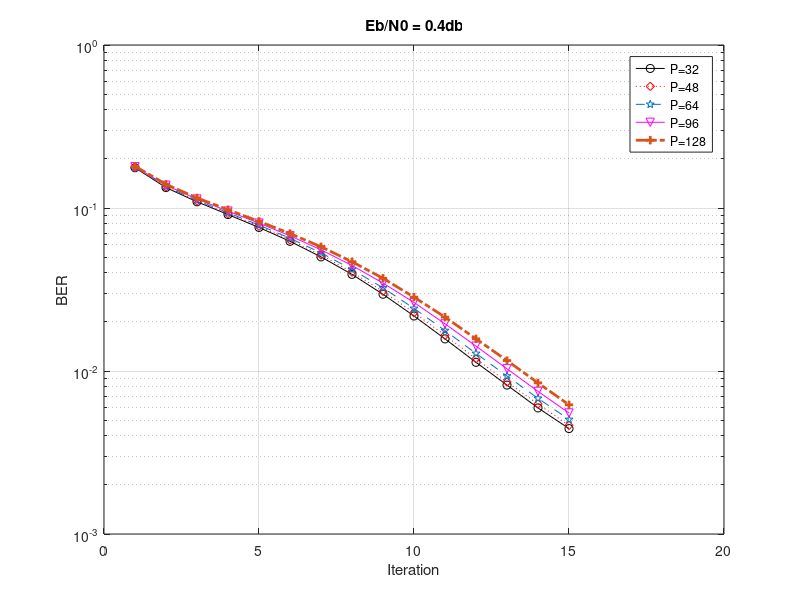

The MATLAB source for this figure:
clear all;
clc;
format long;
%load Iters10_1;
%y1 = Iters10_1;
load Iter32Eb04.txt;
y32 = Iter32Eb04;
load Iter48Eb04.txt;
y48 = Iter48Eb04;
load Iter64Eb04.txt;
y64 = Iter64Eb04;
load Iter96Eb04.txt;
y96 = Iter96Eb04;
load Iter128Eb04.txt;
y128 = Iter128Eb04;


x=(1:1:15);

semilogy(x,y32,'-ok',x,y48,':dr',x,y64,'--p',x,y96,'-vm',x,y128,'-.+','linewidth',2);

grid on;
title('Eb/N0 = 0.4db');
xlabel('Iteration');
ylabel('BER');
legend({'P=32','P=48','P=64','P=96','P=128'});
%text(x,y,'picture');
